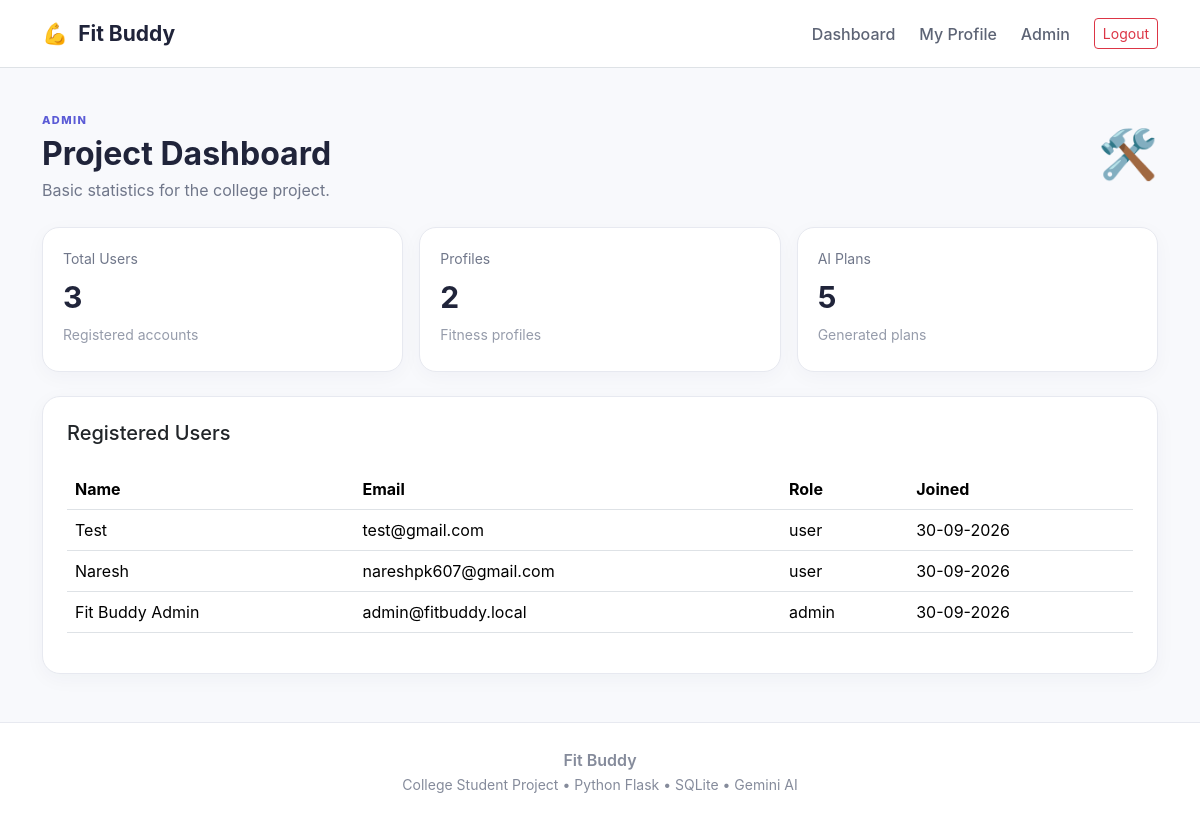
The page /admin (signed in) on the database its author committed.
### app/models.py (models this page shows)
class User(UserMixin, db.Model):
    id = db.Column(db.Integer, primary_key=True)
    name = db.Column(db.String(100), nullable=False)
    email = db.Column(db.String(150), unique=True, nullable=False)
    password_hash = db.Column(db.String(255), nullable=False)
    role = db.Column(db.String(20), default='user')
    created_at = db.Column(db.DateTime, default=datetime.utcnow)
    profiles = db.relationship('FitnessProfile', backref='user', lazy=True)
    plans = db.relationship('FitnessPlan', backref='user', lazy=True)

### app/main.py (the view)
@main_bp.route('/admin')
@login_required
def admin():
    if current_user.role != 'admin':
        flash('Admin access required.', 'danger')
        return redirect(url_for('main.dashboard'))
    return render_template('admin.html', users=User.query.order_by(User.created_at.desc()).all(), profiles=FitnessProfile.query.count(), plans=FitnessPlan.query.count())

### app/templates/admin.html (shortened to what this page needs)
{% extends "base.html" %}
{% block content %}
<div class="container page-wrap">
    <div class="page-title">
        <div>
            <span class="small-label">ADMIN</span>
            <h2>Project Dashboard</h2>
            <p>Basic statistics for the college project.</p>
        </div>
        <div class="page-emoji">🛠️</div>
    </div>
    <div class="row g-3 mb-4">
        <div class="col-md-4"><div class="stat-card"><span>Total Users</span><strong>{{ users|length }}</strong><small>Registered accounts</small></div></div>
        <div class="col-md-4"><div class="stat-card"><span>Profiles</span><strong>{{ profiles }}</strong><small>Fitness profiles</small></div></div>
        <div class="col-md-4"><div class="stat-card"><span>AI Plans</span><strong>{{ plans }}</strong><small>Generated plans</small></div></div>
    </div>
    <div class="card clean-card p-4">
        <h5>Registered Users</h5>
        <div class="table-responsive">
            <table class="table align-middle mt-3">
                <tr><th>Name</th><th>Email</th><th>Role</th><th>Joined</th></tr>
                {% for u in users %}
                <tr><td>{{ u.name }}</td><td>{{ u.email }}</td><td>{{ u.role }}</td><td>{{ u.created_at.strftime('%d-%m-%Y') }}</td></tr>
                {% endfor %}
            </table>
        </div>
    </div>
</div>
{% endblock %}

### app/static/css/style.css (style rules this page uses)
:root { --primary: #5b5bd6; --primary-dark: #4747b8; --soft-purple: #f0efff; --soft-blue: #eaf4ff; --soft-green: #eaf9f0; --text: #20243a; --muted: #70778a; --border: #e7e9f0; }
* { box-sizing: border-box; }
body { background: #f8f9fc; color: var(--text); font-family: Inter, ui-sans-serif, system-ui, -apple-system, "Segoe UI", sans-serif; }
.section-heading > span, .small-label { color: var(--primary); font-size: 11px; font-weight: 800; letter-spacing: 1.4px; }
.page-wrap { padding-top:38px; }
.page-title, .dashboard-head { display:flex; align-items:center; justify-content:space-between; gap:20px; margin-bottom:25px; }
.page-title h2, .dashboard-head h2 { font-weight:750; margin:5px 0; }
.page-title p, .dashboard-head p { color:var(--muted); margin:0; }
.page-emoji { font-size:48px; }
.clean-card { background:white; border:1px solid var(--border); border-radius:18px; box-shadow:0 5px 20px rgba(30,40,80,.04); }
.stat-card { background:white; border:1px solid var(--border); border-radius:17px; padding:20px; min-height:145px; box-shadow:0 5px 20px rgba(30,40,80,.035); }
.stat-card span { color:#70778a; display:block; font-size:14px; }
.stat-card strong { display:block; font-size:30px; margin:6px 0 2px; }
.stat-card small { color:#969cab; }

### rows shown on the page
User: name "Test", email "test@gmail.com", role "user", created_at "30-09-2026"
User: name "Naresh", email "nareshpk607@gmail.com", role "user", created_at "30-09-2026"
User: name "Fit Buddy Admin", email "admin@fitbuddy.local", role "admin", created_at "30-09-2026"

### other values the page prints
{{ users|length }} "3"
{{ profiles }} "2"
{{ plans }} "5"
